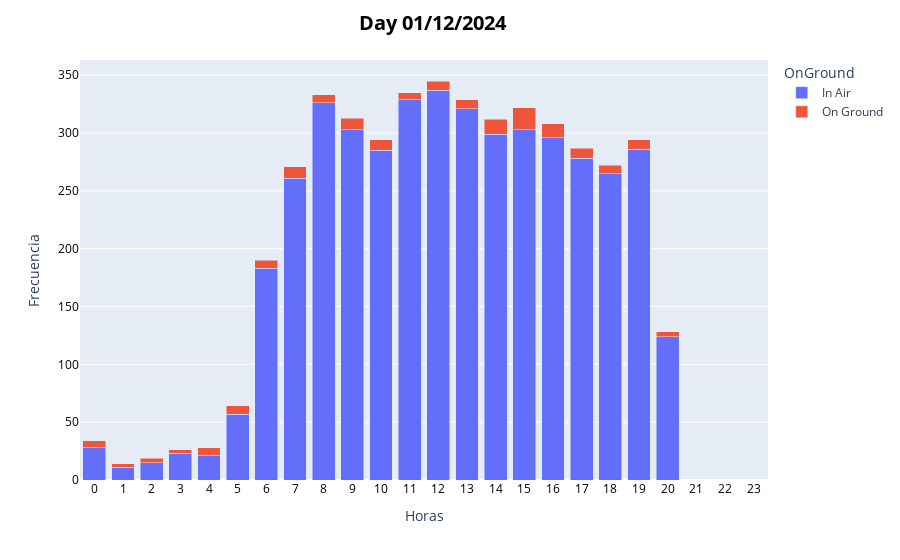
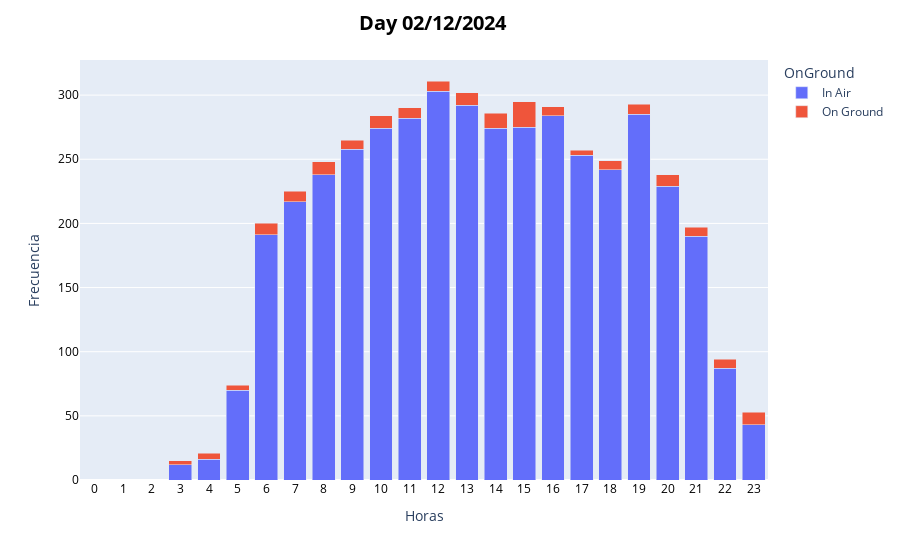
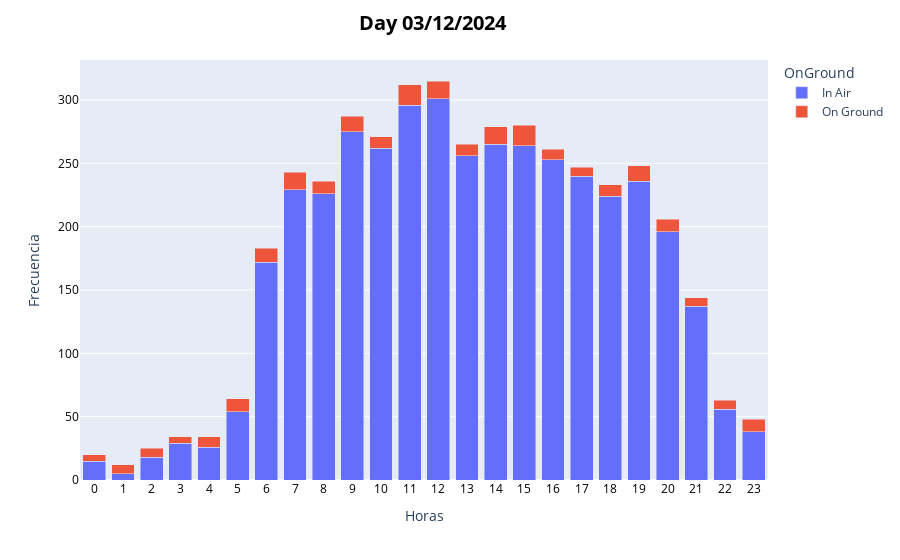
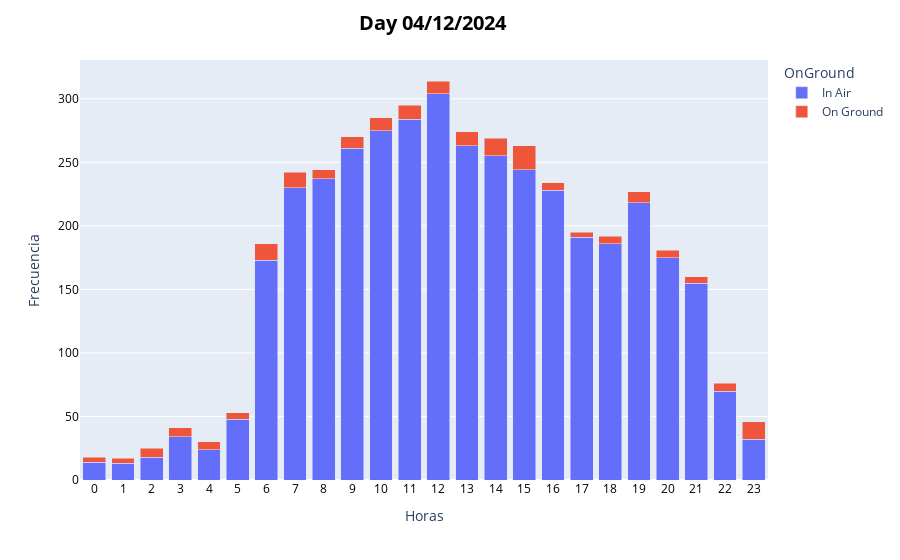

The notebook cell these images were saved under, in order:
### Markdown cell above
***Gráfico de barras del tráfico aéreo por horas, distinguiendo aviones en tierra y en el aire***

### Code cell
all_hours = pd.DataFrame({"hour": list(range(24))})

days = df["day"].unique()
for day in days:
    df_day = df[df["day"] ==day]
    df_day =df_day.groupby(["hour","OnGround"])["OnGround"].size().reset_index(name="count")
    df_day = all_hours.merge(df_day, on="hour", how="left").fillna(0)
    df_day["OnGround"] = df_day["OnGround"].replace({1: "On Ground", 0: "In Air"})
    
    fig = px.bar(df_day, x="hour", y="count", color="OnGround", barmode="stack")

    fig.update_layout(
        title =dict(
            text = f"Day {day}",
            x = 0.48,
            font = dict(
                size = 20,
                color = "black",
                weight = "bold"
            )
        ),
    xaxis=dict(
        title='Horas',
        tickfont=dict(
            size=12,
            color='black',
        ),
        tickmode="linear",
        dtick=1
    ),
    yaxis= dict(
        title = "Frecuencia",
        tickfont=dict(
            size=12,
            color='black',
        )
    )
    )
    
    fig.show()

### Figure 1 — Plotly figure (JSON) as saved in the notebook; plotly's stock layout.template omitted (floating-point values rounded to 4 significant figures)
{"data": [{"alignmentgroup": "True", "hovertemplate": "OnGround=In Air<br>hour=%{x}<br>count=%{y}<extra></extra>", "legendgroup": "In Air", "marker": {"color": "#636efa", "pattern": {"shape": ""}}, "name": "In Air", "offsetgroup": "In Air", "orientation": "v", "showlegend": true, "textposition": "auto", "type": "bar", "x": [0, 1, 2, 3, 4, 5, 6, 7, 8, 9, 10, 11, 12, 13, 14, 15, 16, 17, 18, 19, 20, 21, 22, 23], "xaxis": "x", "y": [28, 11, 15, 23, 21, 57, 183, 261, 326, 303, 285, 329, 337, 321, 299, 303, 296, 278, 265, 286, 124, 0, 0, 0], "yaxis": "y"}, {"alignmentgroup": "True", "hovertemplate": "OnGround=On Ground<br>hour=%{x}<br>count=%{y}<extra></extra>", "legendgroup": "On Ground", "marker": {"color": "#EF553B", "pattern": {"shape": ""}}, "name": "On Ground", "offsetgroup": "On Ground", "orientation": "v", "showlegend": true, "textposition": "auto", "type": "bar", "x": [0, 1, 2, 3, 4, 5, 6, 7, 8, 9, 10, 11, 12, 13, 14, 15, 16, 17, 18, 19, 20], "xaxis": "x", "y": [6, 3, 4, 3, 7, 7, 7, 10, 7, 10, 9, 6, 8, 8, 13, 19, 12, 9, 7, 8, 4], "yaxis": "y"}], "layout": {"barmode": "stack", "legend": {"title": {"text": "OnGround"}, "tracegroupgap": 0}, "margin": {"t": 60}, "title": {"font": {"color": "black", "size": 20, "weight": "bold"}, "text": "Day 01/12/2024", "x": 0.48}, "xaxis": {"anchor": "y", "domain": [0, 1], "dtick": 1, "tickfont": {"color": "black", "size": 12}, "tickmode": "linear", "title": {"text": "Horas"}}, "yaxis": {"anchor": "x", "domain": [0, 1], "tickfont": {"color": "black", "size": 12}, "title": {"text": "Frecuencia"}}}}

### Figure 2 — Plotly figure (JSON) as saved in the notebook; plotly's stock layout.template omitted (floating-point values rounded to 4 significant figures)
{"data": [{"alignmentgroup": "True", "hovertemplate": "OnGround=In Air<br>hour=%{x}<br>count=%{y}<extra></extra>", "legendgroup": "In Air", "marker": {"color": "#636efa", "pattern": {"shape": ""}}, "name": "In Air", "offsetgroup": "In Air", "orientation": "v", "showlegend": true, "textposition": "auto", "type": "bar", "x": [0, 1, 2, 3, 4, 5, 6, 7, 8, 9, 10, 11, 12, 13, 14, 15, 16, 17, 18, 19, 20, 21, 22, 23], "xaxis": "x", "y": [0, 0, 0, 12, 16, 70, 191, 217, 238, 258, 274, 282, 303, 292, 274, 275, 284, 253, 242, 285, 229, 190, 87, 43], "yaxis": "y"}, {"alignmentgroup": "True", "hovertemplate": "OnGround=On Ground<br>hour=%{x}<br>count=%{y}<extra></extra>", "legendgroup": "On Ground", "marker": {"color": "#EF553B", "pattern": {"shape": ""}}, "name": "On Ground", "offsetgroup": "On Ground", "orientation": "v", "showlegend": true, "textposition": "auto", "type": "bar", "x": [3, 4, 5, 6, 7, 8, 9, 10, 11, 12, 13, 14, 15, 16, 17, 18, 19, 20, 21, 22, 23], "xaxis": "x", "y": [3, 5, 4, 9, 8, 10, 7, 10, 8, 8, 10, 12, 20, 7, 4, 7, 8, 9, 7, 7, 10], "yaxis": "y"}], "layout": {"barmode": "stack", "legend": {"title": {"text": "OnGround"}, "tracegroupgap": 0}, "margin": {"t": 60}, "title": {"font": {"color": "black", "size": 20, "weight": "bold"}, "text": "Day 02/12/2024", "x": 0.48}, "xaxis": {"anchor": "y", "domain": [0, 1], "dtick": 1, "tickfont": {"color": "black", "size": 12}, "tickmode": "linear", "title": {"text": "Horas"}}, "yaxis": {"anchor": "x", "domain": [0, 1], "tickfont": {"color": "black", "size": 12}, "title": {"text": "Frecuencia"}}}}

### Figure 3 — Plotly figure (JSON) as saved in the notebook; plotly's stock layout.template omitted (floating-point values rounded to 4 significant figures)
{"data": [{"alignmentgroup": "True", "hovertemplate": "OnGround=In Air<br>hour=%{x}<br>count=%{y}<extra></extra>", "legendgroup": "In Air", "marker": {"color": "#636efa", "pattern": {"shape": ""}}, "name": "In Air", "offsetgroup": "In Air", "orientation": "v", "showlegend": true, "textposition": "auto", "type": "bar", "x": [0, 1, 2, 3, 4, 5, 6, 7, 8, 9, 10, 11, 12, 13, 14, 15, 16, 17, 18, 19, 20, 21, 22, 23], "xaxis": "x", "y": [15, 5, 18, 29, 26, 54, 172, 229, 226, 275, 262, 296, 301, 256, 265, 264, 253, 240, 224, 236, 196, 137, 56, 38], "yaxis": "y"}, {"alignmentgroup": "True", "hovertemplate": "OnGround=On Ground<br>hour=%{x}<br>count=%{y}<extra></extra>", "legendgroup": "On Ground", "marker": {"color": "#EF553B", "pattern": {"shape": ""}}, "name": "On Ground", "offsetgroup": "On Ground", "orientation": "v", "showlegend": true, "textposition": "auto", "type": "bar", "x": [0, 1, 2, 3, 4, 5, 6, 7, 8, 9, 10, 11, 12, 13, 14, 15, 16, 17, 18, 19, 20, 21, 22, 23], "xaxis": "x", "y": [5, 7, 7, 5, 8, 10, 11, 14, 10, 12, 9, 16, 14, 9, 14, 16, 8, 7, 9, 12, 10, 7, 7, 10], "yaxis": "y"}], "layout": {"barmode": "stack", "legend": {"title": {"text": "OnGround"}, "tracegroupgap": 0}, "margin": {"t": 60}, "title": {"font": {"color": "black", "size": 20, "weight": "bold"}, "text": "Day 03/12/2024", "x": 0.48}, "xaxis": {"anchor": "y", "domain": [0, 1], "dtick": 1, "tickfont": {"color": "black", "size": 12}, "tickmode": "linear", "title": {"text": "Horas"}}, "yaxis": {"anchor": "x", "domain": [0, 1], "tickfont": {"color": "black", "size": 12}, "title": {"text": "Frecuencia"}}}}

### Figure 4 — Plotly figure (JSON) as saved in the notebook; plotly's stock layout.template omitted (floating-point values rounded to 4 significant figures)
{"data": [{"alignmentgroup": "True", "hovertemplate": "OnGround=In Air<br>hour=%{x}<br>count=%{y}<extra></extra>", "legendgroup": "In Air", "marker": {"color": "#636efa", "pattern": {"shape": ""}}, "name": "In Air", "offsetgroup": "In Air", "orientation": "v", "showlegend": true, "textposition": "auto", "type": "bar", "x": [0, 1, 2, 3, 4, 5, 6, 7, 8, 9, 10, 11, 12, 13, 14, 15, 16, 17, 18, 19, 20, 21, 22, 23], "xaxis": "x", "y": [14, 13, 18, 34, 24, 48, 173, 230, 237, 261, 275, 284, 304, 263, 255, 244, 228, 191, 186, 218, 175, 155, 70, 32], "yaxis": "y"}, {"alignmentgroup": "True", "hovertemplate": "OnGround=On Ground<br>hour=%{x}<br>count=%{y}<extra></extra>", "legendgroup": "On Ground", "marker": {"color": "#EF553B", "pattern": {"shape": ""}}, "name": "On Ground", "offsetgroup": "On Ground", "orientation": "v", "showlegend": true, "textposition": "auto", "type": "bar", "x": [0, 1, 2, 3, 4, 5, 6, 7, 8, 9, 10, 11, 12, 13, 14, 15, 16, 17, 18, 19, 20, 21, 22, 23], "xaxis": "x", "y": [4, 4, 7, 7, 6, 5, 13, 12, 7, 9, 10, 11, 10, 11, 14, 19, 6, 4, 6, 9, 6, 5, 6, 14], "yaxis": "y"}], "layout": {"barmode": "stack", "legend": {"title": {"text": "OnGround"}, "tracegroupgap": 0}, "margin": {"t": 60}, "title": {"font": {"color": "black", "size": 20, "weight": "bold"}, "text": "Day 04/12/2024", "x": 0.48}, "xaxis": {"anchor": "y", "domain": [0, 1], "dtick": 1, "tickfont": {"color": "black", "size": 12}, "tickmode": "linear", "title": {"text": "Horas"}}, "yaxis": {"anchor": "x", "domain": [0, 1], "tickfont": {"color": "black", "size": 12}, "title": {"text": "Frecuencia"}}}}
